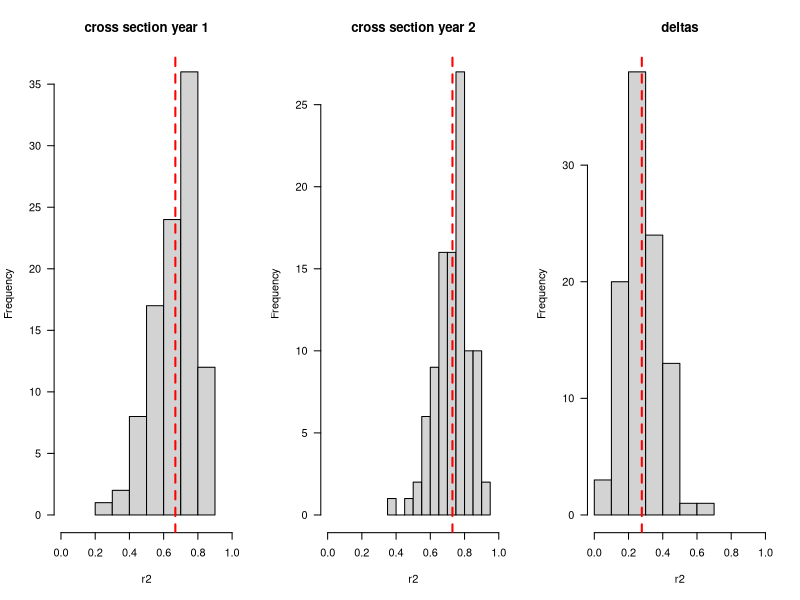

This chart was generated by the following R code:
# This script creates Figure S9 from the paper.
#
# Prerequisites: None.
#
# Errata: The method by which we assigned households to clusters was poorly
#   explained in Supplementary Note 1. There is no error with the code
#   itself. See errata.md for details.
#
# Libraries explicitly used:
# - dplyr

library(dplyr)

n = 1000  # number of households
xsd = 0.9  # sd of household features
nsd = 0.6  # sd of noise in cross section
mc = 0.08  # mean change in features
sdc = 0.25  # sd of change in features

rc1 = rc2 = rd1 = rc1w = rc2w = rd1w = c()  # vectors to hold results
for (i in 1:100) {

    x1 = rnorm(n, 0, xsd)  # features in year 1
    y1 = x1 + rnorm(n, 0, nsd)  # features + noise in year 1

    # generate cluster-specific change in features
    clustnum = data.frame(clust = round(rnorm(n, 25, 10)))  # generate cluster id for each obs, with different numbers of hholds in each cluster, row = household
    clust = clustnum %>% dplyr::group_by(clust) %>% dplyr::summarise(n = dplyr::n())  # cols: ["clust", "n"], row = cluster
    chg = data.frame(clust, chg = rnorm(dim(clust)[1], mc, sdc))  # generate a cluster specific change, cols ["clust", "n", "chg"], row = cluster
    clust = dplyr::left_join(clustnum, chg)  # cluster specific change in features related to wealth, cols ["clust", "n", "chg"], row = household
    x2 = x1 + clust$chg  # houseshold change in features
    y2 = x2 + rnorm(n, 0, nsd)  # features + noise in year 2
    yd = y2 - y1  # change in y

    xd = x2 - x1
    data = data.frame(hhold = 1:n, clust, x1, x2, y1, y2, yd, xd)

    cdata = data %>% dplyr::group_by(clust) %>% dplyr::summarise_all(mean)  # collapse to cluster level
    rc1 = c(rc1, summary(lm(y1 ~ x1, data = cdata))$r.squared)  # cross sectional regression in first year on observed
    rc2 = c(rc2, summary(lm(y2 ~ x2, data = cdata))$r.squared)  # cross sectional regression in second year on observed
    rd1 = c(rd1, summary(lm(yd ~ xd, data = cdata))$r.squared)  # over time regression on observed
    print(i)
}

dir.create(file.path("output"), showWarnings = FALSE)
pdf('output/fig_s9_simulation.pdf', width = 12, height = 4)
par(mfrow = c(1, 3))
hist(rc1, main = "cross section year 1", xlim = c(0, 1), las = 1, xlab = "r2")
abline(v = mean(rc1), col = "red", lty = 2, lwd = 2)
hist(rc2, main = "cross section year 2", xlim = c(0, 1), las = 1, xlab = "r2")
abline(v = mean(rc2), col = "red", lty = 2, lwd = 2)
hist(rd1, main = "deltas", xlim = c(0, 1), las = 1, xlab = "r2")
abline(v = mean(rd1), col = "red", lty = 2, lwd = 2)
dev.off()
